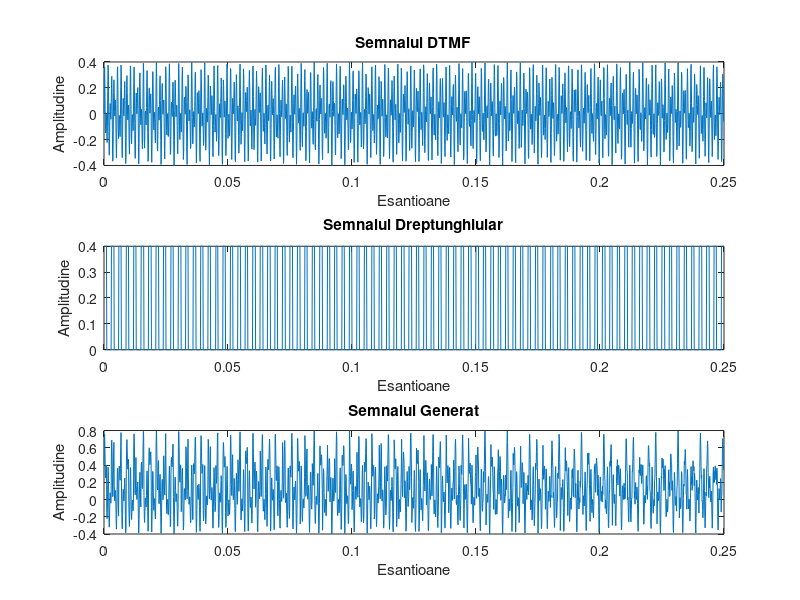
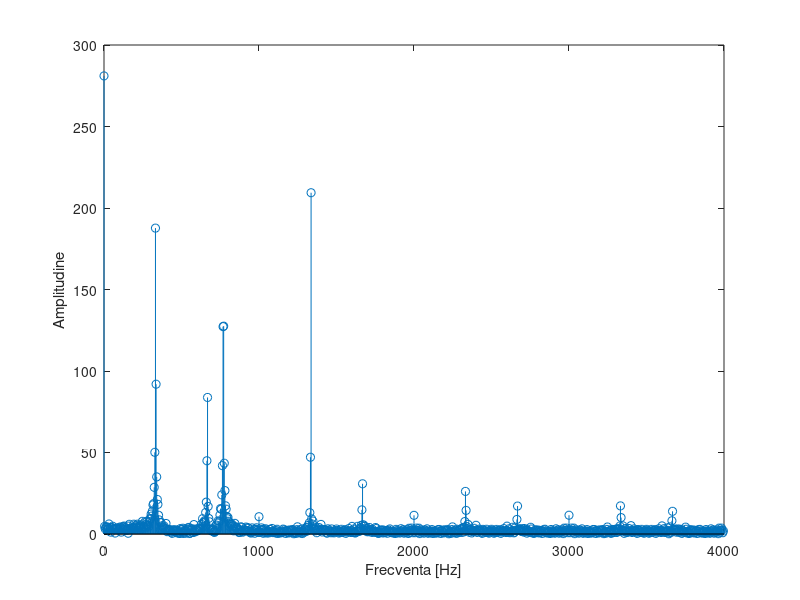
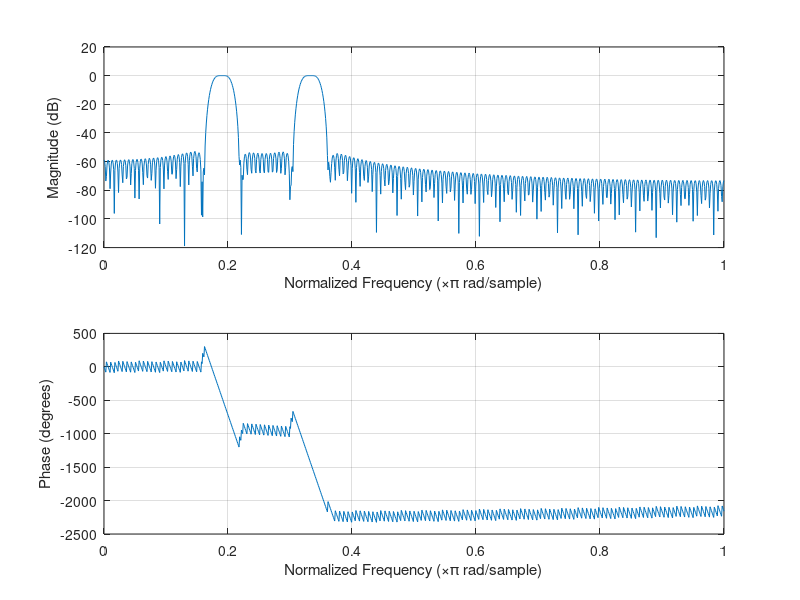
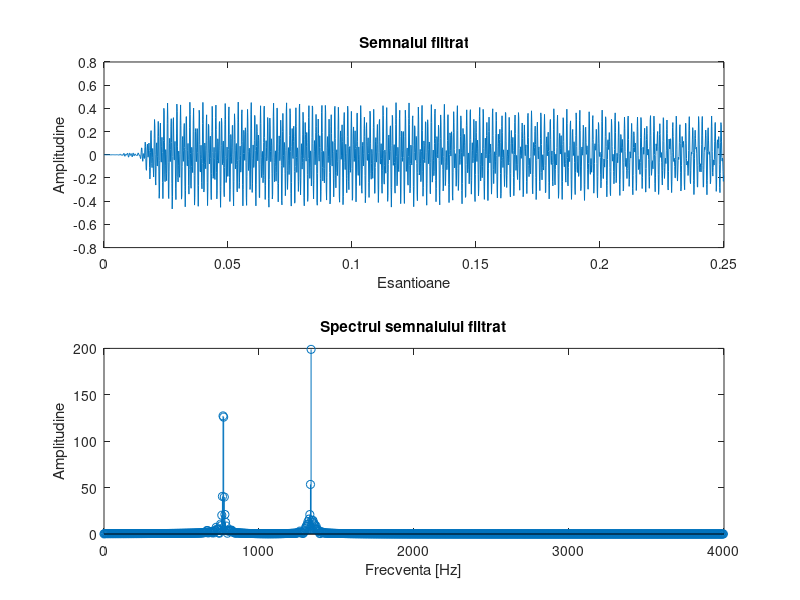

Write the MATLAB code that produced these figures, in order.
clear all
close all

N = 2000;
fes = 8000;

t = 0 : 1 / fes : (N - 1) / fes;
dtmf = 0.2 * sin(2 * pi * 770 * t) + 0.2 * sin(2 * pi * 1336 * t);

drept = 0.2 * square(2 * pi * 1000/3 * t, 100/3) + 0.2;

generat = dtmf + drept;

figure('name','Semnale');
subplot(3, 1, 1), plot(t, dtmf), title('Semnalul DTMF'), xlabel('Esantioane'), ylabel('Amplitudine');
subplot(3, 1, 2), plot(t, drept), title('Semnalul Dreptunghiular'), xlabel('Esantioane'), ylabel('Amplitudine');
subplot(3, 1, 3), plot(t, generat), title('Semnalul Generat'), xlabel('Esantioane'), ylabel('Amplitudine');

spect_generat = abs(fft(generat))(1:N/2);
f = 0 : fes / N : (N/2 - 1) * fes / N;

figure('name','Spectrul semnalului generat');
stem(f, spect_generat), xlabel('Frecventa [Hz]'), ylabel('Amplitudine');

n = 300;
Wnl1 = 700 / (fes / 2);
Wnh1 = 830 / (fes / 2);
Wnl2 = 1270 / (fes / 2);
Wnh2 = 1400 / (fes / 2);

h = fir1(n, [Wnl1, Wnh1, Wnl2, Wnh2]);

figure('name','Spectrul filtrului');
freqz(h, 1);

filtrat = filter(h, 1, generat);

spect_filtrat = abs(fft(filtrat))(1:N/2);

figure('name', 'Semnalul filtrat');
subplot(2, 1, 1), plot(t, filtrat), title('Semnalul filtrat'), xlabel('Esantioane'), ylabel('Amplitudine');
subplot(2, 1, 2), stem(f, spect_filtrat), title('Spectrul semnalului filtrat'), xlabel('Frecventa [Hz]'), ylabel('Amplitudine'); 
